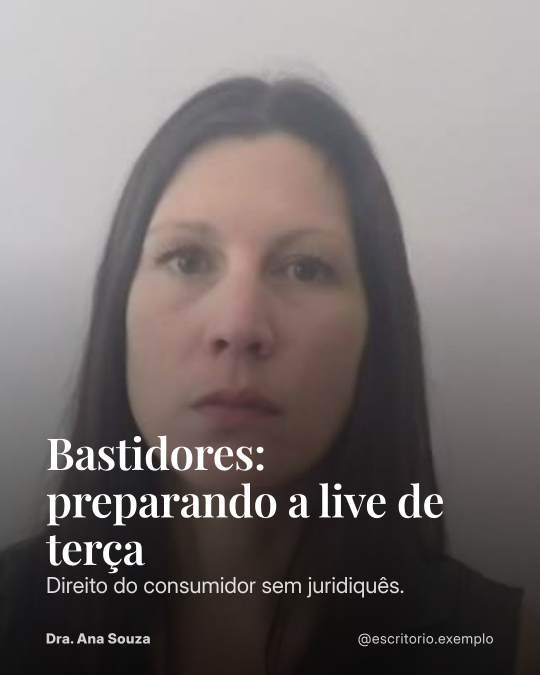
#> input picture sistema-redes/exemplo/sistema/posts/foto_4x5.jpg, 1080 x 1350 px (shown at 1/2 size)
$ python -i composicao.py   (imports and definitions only)
#> lines starting #> are read from the running program, lines starting #| are printed output that depends on the picture
"""Composição de pessoa recortada sobre fundo, com as técnicas de um compositor profissional.

O que faz um recorte parecer "colado" (diagnóstico da versão 2) e o que este módulo faz contra:
  1. Cor diferente entre pessoa e fundo (pretos, brancos, temperatura)  → `casar_cor`
  2. Borda dura, sem a luz do ambiente "abraçando" a pessoa              → `light_wrap` (filtro)
  3. Fundo nítido demais ou sintético demais                              → `placa_de_fundo` (foto real
     com desfoque de lente, bokeh e leve queda de luz) — o fundo procedural fica como reserva
  4. Pessoa e fundo com texturas diferentes                               → grão comum depois da composição
     (já feito no render) e o mesmo LUT sobre tudo

Referências: Nuke/After Effects "Light Wrap", Ron Brinkmann, *The Art and Science of Digital
Compositing*; registro R11.22.
"""
import subprocess
from pathlib import Path

import numpy as np
from PIL import Image, ImageFilter

W, H = 1080, 1920


# [12 lines left out: function _quadros, not called in this run]


def _lin(c):
    return np.where(c <= 0.04045, c / 12.92, ((c + 0.055) / 1.055) ** 2.4)


# [50 lines left out: functions casar_cor, filtro_matte, light_wrap, not called in this run]


def placa_de_fundo(foto, destino, desfoque=14, escurecer=0.82, centro_y=0.40):
    """Foto real (escritório, gabinete, estante, plenário vazio…) → placa 1080×1920 como se filmada com
    lente clara: corte 9:16, desfoque de lente com realce de luzes (bokeh), queda de luz nas bordas."""
#> called with destino = 'out.png', desfoque = 14, escurecer = 0.82, centro_y = 0.4
    destino = Path(destino)
    im = Image.open(foto).convert("RGB")
#> im is the input picture: PIL image 1080x1350 RGB; mean R, G, B 119.5, 112.6, 111.5
    esc = max(W / im.width, H / im.height)
#> esc = 1.42
    im = im.resize((round(im.width * esc), round(im.height * esc)), Image.LANCZOS)
#> im: PIL image 1536x1920 RGB
    x0 = (im.width - W) // 2
#> x0 = 228
    y0 = int(np.clip(im.height * centro_y - H * 0.5, 0, im.height - H))
#> y0 = 0
    im = im.crop((x0, y0, x0 + W, y0 + H))
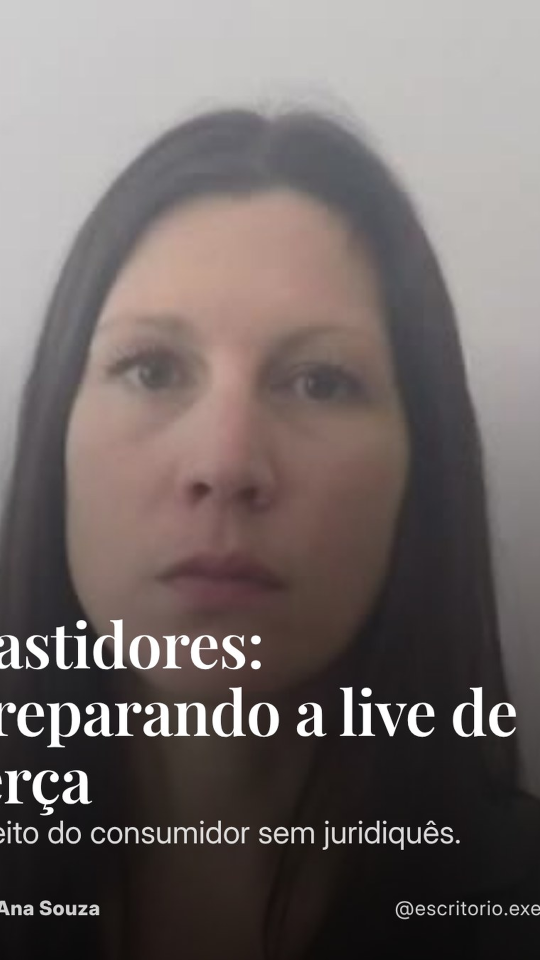
#> im: PIL image 1080x1920 RGB (shown at 1/2 size); mean R, G, B 112.9, 104.2, 102.5
    a = np.asarray(im, np.float32) / 255
    # desfoque de lente: borra em luz linear e devolve, para as luzes "abrirem" em bokeh
    lin = _lin(a)
    luzes = np.clip(lin - 0.6, 0, None) * 3.0
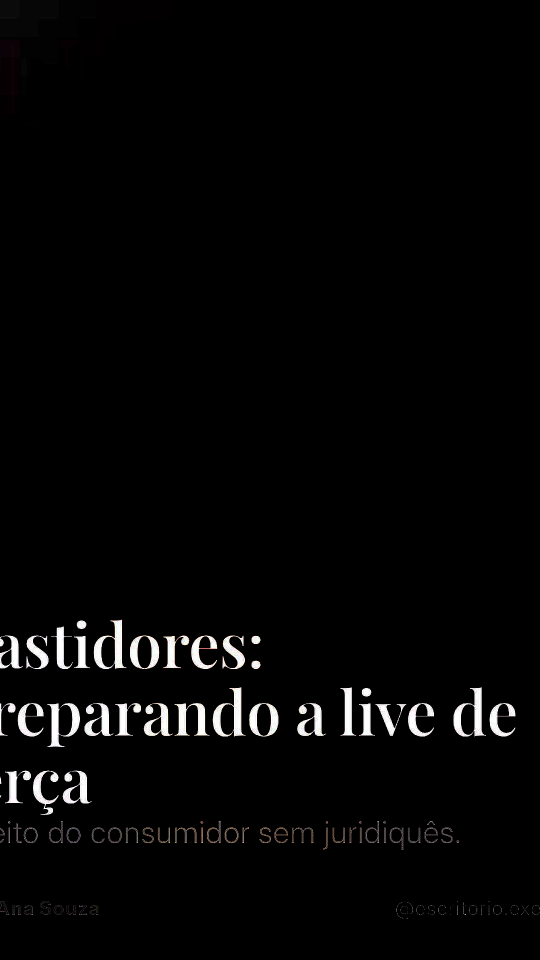
#> luzes: shape (1920, 1080, 3) float32 (shown at 1/2 size); mean R, G, B 0.0269, 0.0262, 0.0261; drawn with min black and max white
    base = Image.fromarray((np.clip(lin, 0, 1) ** (1 / 2.2) * 255).astype(np.uint8)).filter(ImageFilter.GaussianBlur(desfoque))
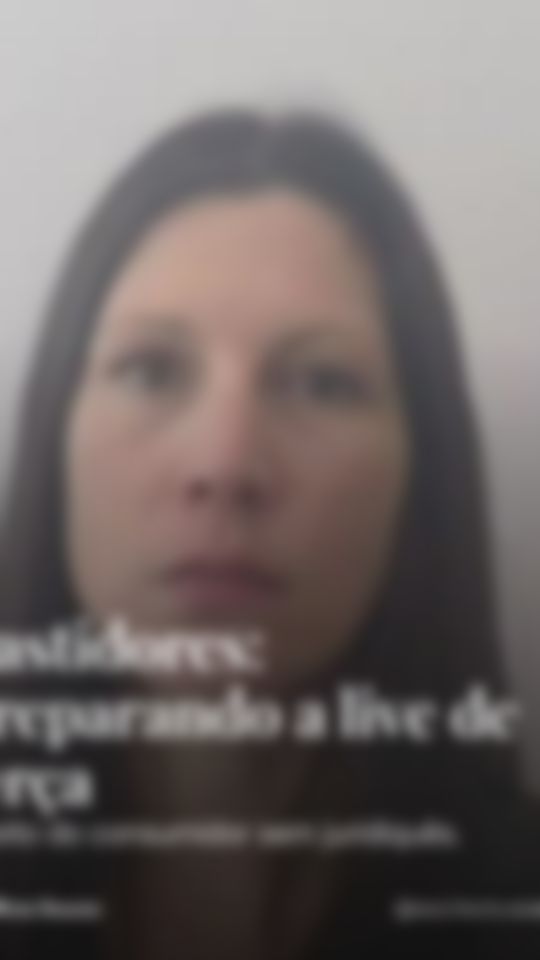
#> base: PIL image 1080x1920 RGB (shown at 1/2 size); mean R, G, B 113.6, 105.2, 103.6
    bok = Image.fromarray((np.clip(luzes, 0, 1) * 255).astype(np.uint8)).filter(ImageFilter.BoxBlur(desfoque * 0.9))
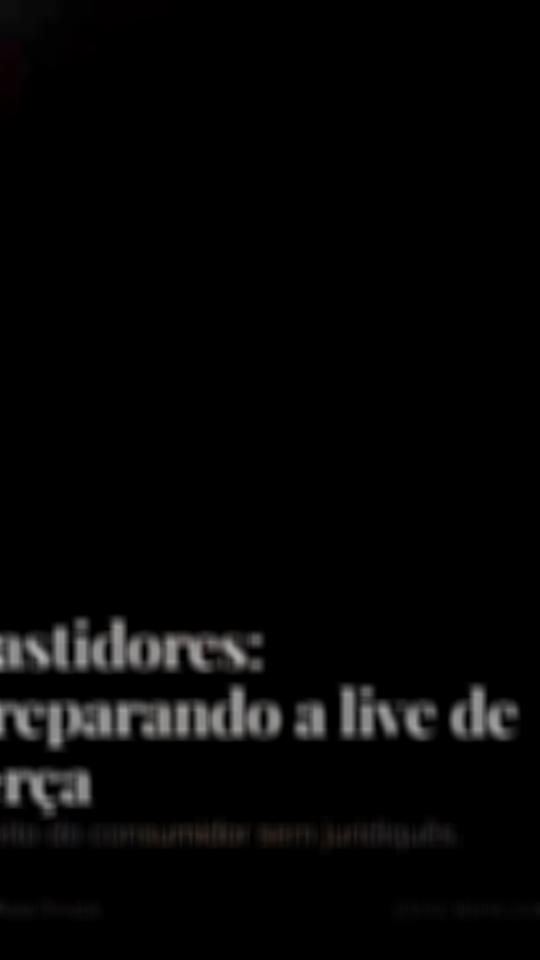
#> bok: PIL image 1080x1920 RGB (shown at 1/2 size); mean R, G, B 6, 5.9, 5.9
    out = _lin(np.asarray(base, np.float32) / 255) + _lin(np.asarray(bok, np.float32) / 255) * 0.5
#> in _lin (call 2), `return np.where(c <= 0.04045, c / 12.92, ((c + 0.055) / 1.055) ** 2.4)`:
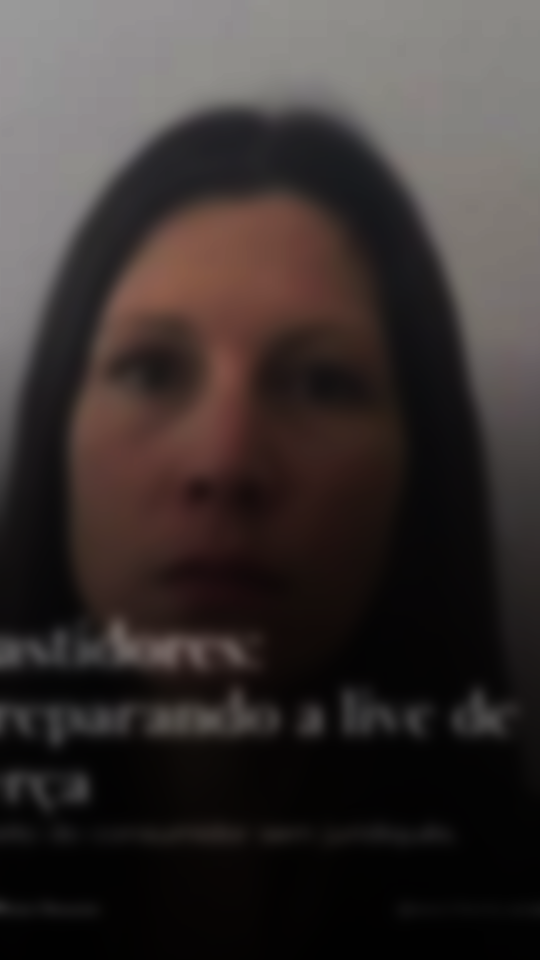
#> returned value: shape (1920, 1080, 3) float32 (shown at 1/2 size); mean of channels 0, 1, 2 0.226, 0.197, 0.191; drawn as R, G, B
#> in _lin (call 3), `return np.where(c <= 0.04045, c / 12.92, ((c + 0.055) / 1.055) ** 2.4)`:
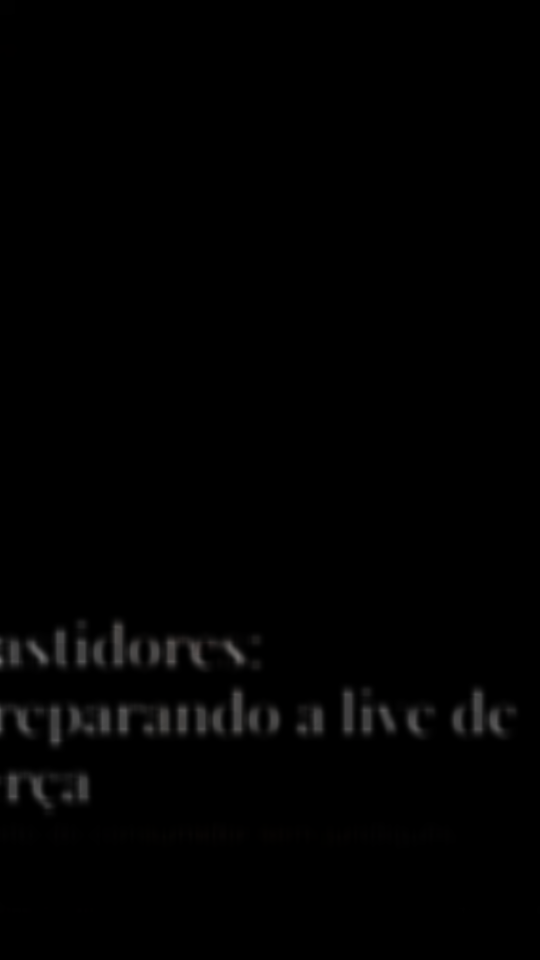
#> returned value: shape (1920, 1080, 3) float32 (shown at 1/2 size); mean of channels 0, 1, 2 0.00724, 0.0071, 0.00708; drawn as R, G, B
    yy, xx = np.mgrid[0:H, 0:W]
    queda = 1 - 0.35 * (((xx - W / 2) / (W / 2)) ** 2 * 0.6 + ((yy - H * 0.42) / (H / 2)) ** 2 * 0.4)
    out = np.clip(out * escurecer * queda[..., None], 0, 1) ** (1 / 2.2)
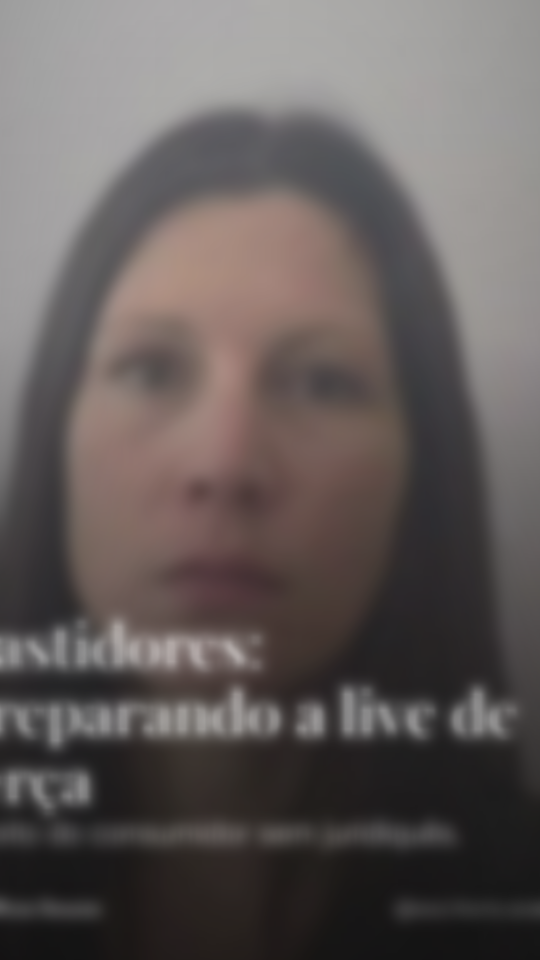
#> out: shape (1920, 1080, 3) float64 (shown at 1/2 size); mean R, G, B 0.391, 0.363, 0.357
    destino.parent.mkdir(parents=True, exist_ok=True)
    Image.fromarray((out * 255).astype(np.uint8)).save(destino)
    return destino

>>> result = placa_de_fundo('../../sistema-redes/exemplo/sistema/posts/foto_4x5.jpg', 'out.png')
